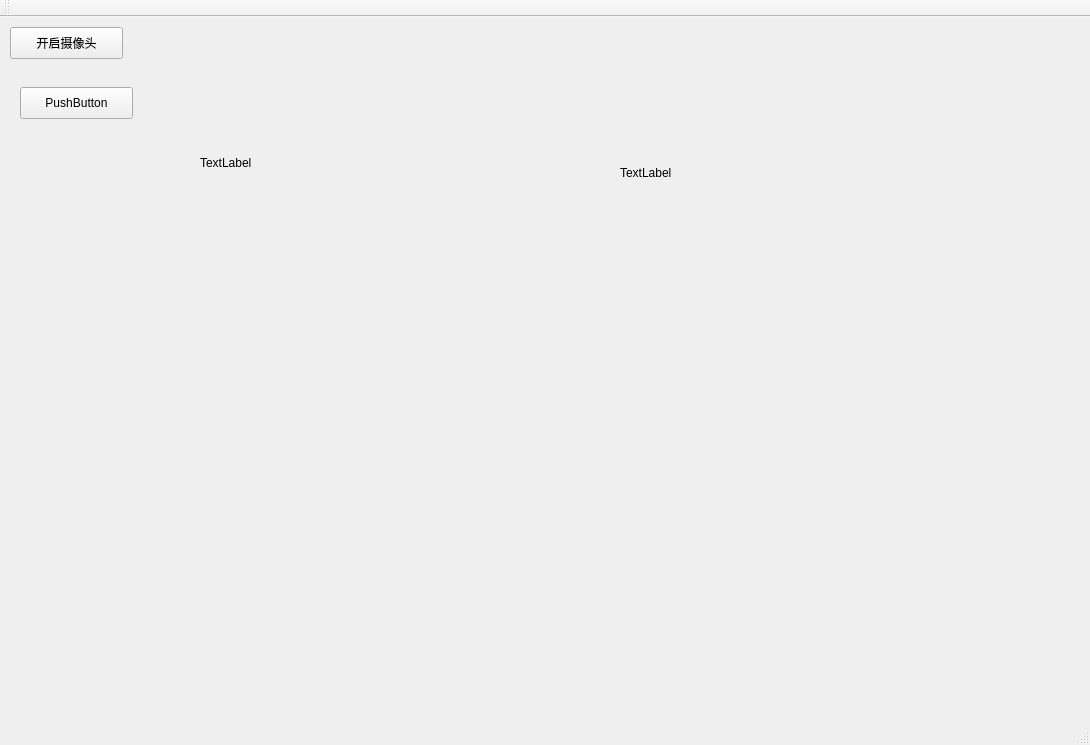
<?xml version="1.0" encoding="UTF-8"?>
<ui version="4.0">
 <class>MainWindow</class>
 <widget class="QMainWindow" name="MainWindow">
  <property name="geometry">
   <rect>
    <x>0</x>
    <y>0</y>
    <width>1090</width>
    <height>745</height>
   </rect>
  </property>
  <property name="windowTitle">
   <string>MainWindow</string>
  </property>
  <widget class="QWidget" name="centralWidget">
   <widget class="QLabel" name="label">
    <property name="geometry">
     <rect>
      <x>200</x>
      <y>0</y>
      <width>391</width>
      <height>291</height>
     </rect>
    </property>
    <property name="text">
     <string>TextLabel</string>
    </property>
   </widget>
   <widget class="QLabel" name="label_2">
    <property name="geometry">
     <rect>
      <x>620</x>
      <y>10</y>
      <width>391</width>
      <height>291</height>
     </rect>
    </property>
    <property name="text">
     <string>TextLabel</string>
    </property>
   </widget>
   <widget class="QPushButton" name="pushButton">
    <property name="geometry">
     <rect>
      <x>10</x>
      <y>10</y>
      <width>113</width>
      <height>32</height>
     </rect>
    </property>
    <property name="text">
     <string>开启摄像头</string>
    </property>
   </widget>
   <widget class="QPushButton" name="pushButton_2">
    <property name="geometry">
     <rect>
      <x>20</x>
      <y>70</y>
      <width>113</width>
      <height>32</height>
     </rect>
    </property>
    <property name="text">
     <string>PushButton</string>
    </property>
   </widget>
  </widget>
  <widget class="QMenuBar" name="menuBar">
   <property name="geometry">
    <rect>
     <x>0</x>
     <y>0</y>
     <width>1090</width>
     <height>22</height>
    </rect>
   </property>
  </widget>
  <widget class="QToolBar" name="mainToolBar">
   <attribute name="toolBarArea">
    <enum>TopToolBarArea</enum>
   </attribute>
   <attribute name="toolBarBreak">
    <bool>false</bool>
   </attribute>
  </widget>
  <widget class="QStatusBar" name="statusBar"/>
 </widget>
 <layoutdefault spacing="6" margin="11"/>
 <resources/>
 <connections/>
</ui>
